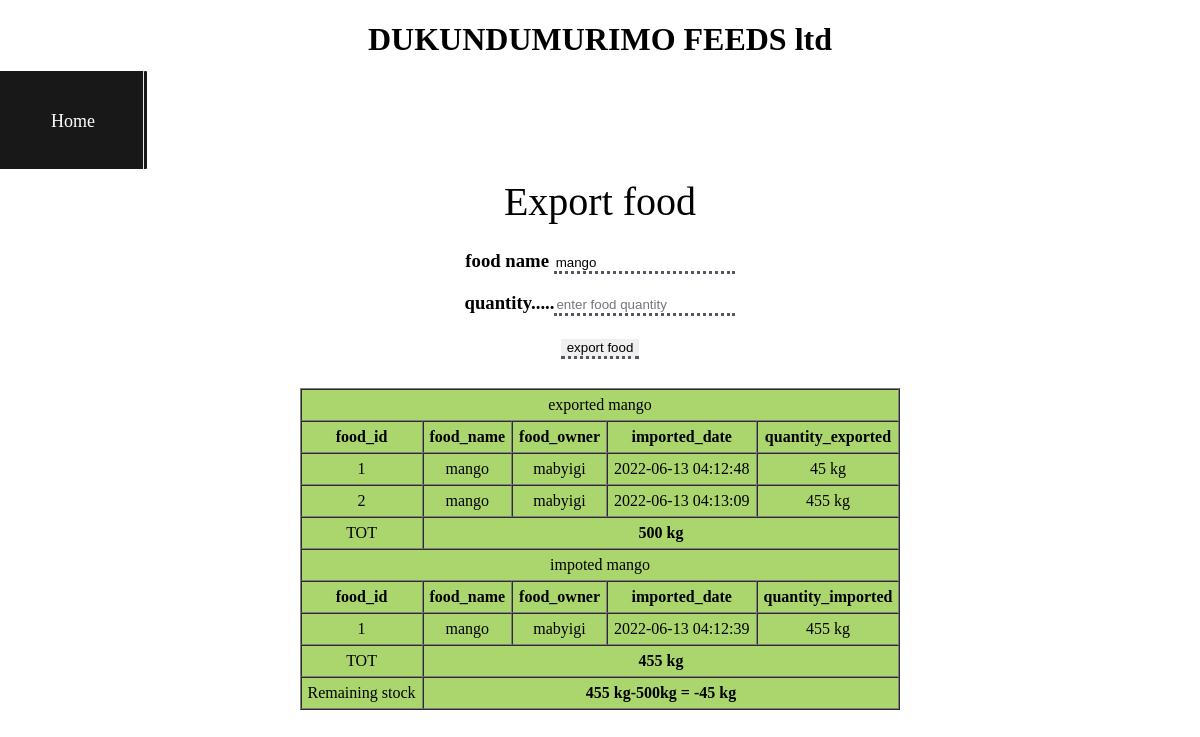
The page /expo.php?id=4 (signed in) on the database its author committed.
### tables this page shows
CREATE TABLE `food` (
  `food_id` int(11) NOT NULL,
  `foodname` varchar(20) DEFAULT NULL,
  `owner` varchar(20) DEFAULT NULL
);

CREATE TABLE `export` (
  `exp_id` int(11) NOT NULL,
  `food_id` int(11) DEFAULT NULL,
  `exp_date` timestamp NOT NULL DEFAULT current_timestamp() ON UPDATE current_timestamp(),
  `quantity` varchar(15) DEFAULT NULL
);

CREATE TABLE `import` (
  `imp_id` int(11) NOT NULL,
  `food_id` int(11) DEFAULT NULL,
  `imp_date` timestamp NOT NULL DEFAULT current_timestamp() ON UPDATE current_timestamp(),
  `quantity` varchar(20) DEFAULT NULL
);

### expo.php (the view, shortened to what this page needs)
<?php
include 'index.php';
$id=$_GET['id'];
$select=$conn->query("SELECT * from food where food_id='$id'");
$row=$select->fetch_assoc();
$name=$row['foodname'];
$owner=$row['owner'];
$select=$conn->query("SELECT * from import where food_id='$id'");
 ?>
<!DOCTYPE html>
<html>
<head>
</head>
<body>
<center>
	<form action="" method="POST" >
	<fieldset style="margin-top: 130px"><legend>Export food</legend>
	<h3><label>food name  </label>
		<input type="text" name="name" value="<?php echo $name; ?>"> </h3>
 	<h3><label>quantity.....</label><input type="text" name="qty" placeholder="enter food quantity" required="">
 	</h3>
    <h3><input type="submit" name="reg" value="export food"></h3></fieldset>
</form>
</center>
</body>
</html>
<div style=" text-align: center; ">
	<center><table border="1" cellpadding="6" cellspacing="0">
	<?php   $select1=$conn->query("SELECT * from export where food_id='$id'");
			echo "<tr><td colspan='5'>exported $name</tr></td>"?>
			<tr>
				<th>food_id</th>
				<th>food_name</th>
				<th>food_owner</th>
				<th>imported_date</th>
				<th>quantity_exported</th>
				<?php
            $n=1;
            $sel=$conn->query("SELECT sum(quantity) from export where food_id='$id'");
            $data1=$sel->fetch_assoc();
            while ($row=$select1->fetch_assoc()) {
            	$id=$row['food_id'];
            	$dat=$row['exp_date'];
            	$qua=$row['quantity'];
            	echo "</tr>
			<tr><td>$n</td><td>$name</td><td>$owner</td><td>$dat</td><td>$qua kg</td></tr>";
			$n=$n+1;
            }
			 ?>
            <tr><td>TOT</td><th colspan="4"><?php echo $data1['sum(quantity)'];?> kg</th></tr>
		<?php
        echo "<tr><td colspan='5'>impoted $name</tr></td>";
		?>
			<tr>
				<th>food_id</th>
				<th>food_name</th>
				<th>food_owner</th>
				<th>imported_date</th>
				<th>quantity_imported</th>
				<?php
            $n=1;
            $sel=$conn->query("SELECT sum(quantity) from import where food_id='$id'");
            $data=$sel->fetch_assoc();
            while ($row=$select->fetch_assoc()) {
            	$dat=$row['imp_date'];
            	$qua=$row['quantity'];
            	echo "</tr>
			<tr><td>$n</td><td>$name</td><td>$owner</td><td>$dat</td><td>$qua kg</td></tr>";
			$n=$n+1;
            }
         $expo=$data1['sum(quantity)'];
         $all=$data['sum(quantity)']-$expo;
			 ?>
            <tr><td>TOT</td><th colspan="4"><?php echo $data['sum(quantity)']; ?> kg</th></tr>
            <tr><td>Remaining stock</td><th colspan="4"><?php echo $data['sum(quantity)']; ?> kg-<?php echo $expo."kg = ".$all ." kg";
            ?></th></tr>
		</table>
	</center>
</div>

### index.php (style rules this page uses)
body { background: url(image/gardens/og.jpg); background-repeat:all; }
td input,input { border-style: none; outline: none; border-bottom: 3px dotted #556; }
th,td { background: #aad66d; }
fieldset { text-align: center; border: 0px; }
legend { font-size: 40px; }
table { text-align:center; }

### rows shown on the page
food: name "mango", foodname "mango"
export: food.foodname "mango", food.owner "mabyigi", exp_date "2022-06-13 04:12:48", quantity "45"
export: food.foodname "mango", food.owner "mabyigi", exp_date "2022-06-13 04:13:09", quantity "455"
import: food.foodname "mango", food.owner "mabyigi", imp_date "2022-06-13 04:12:39", quantity "455"

### other values the page prints
$data1['sum(quantity)'] "500"
$data['sum(quantity)'] "455"
$expo "500"
$all "-45"
